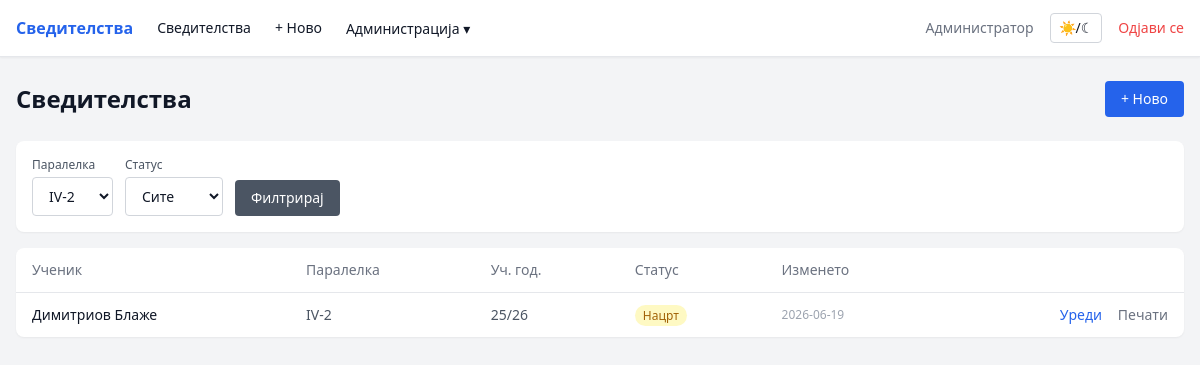
The app's page /certificates?class_id=44 (signed in) with its own data.
### tables this page shows
CREATE TABLE users (
            id INTEGER PRIMARY KEY AUTOINCREMENT,
            username TEXT UNIQUE NOT NULL,
            password_hash TEXT NOT NULL,
            role TEXT NOT NULL DEFAULT 'teacher',
            full_name TEXT
        );

CREATE TABLE certificates (
            id INTEGER PRIMARY KEY AUTOINCREMENT,
            student_id INTEGER,
            student_name TEXT,
            class_id INTEGER,
            school_year TEXT,
            attempt_number TEXT,
            class_year TEXT,
            main_book_number TEXT,
            subjects_grades TEXT DEFAULT '[]',
            behavior TEXT,
            absences_justified TEXT,
            absences_unjustified TEXT,
            completed_year TEXT,
            education_type TEXT,
            area TEXT,
            profile TEXT,
            overall_grade TEXT,
            place TEXT,
            cert_date TEXT,
            del_br TEXT,
            verification_act TEXT,
            verification_date TEXT,
            verification_issued_by TEXT,
            status TEXT NOT NULL DEFAULT 'draft',
            created_by INTEGER,
            created_at TIMESTAMP DEFAULT CURRENT_TIMESTAMP,
            updated_at TIMESTAMP DEFAULT CURRENT_TIMESTAMP, parent_name TEXT, birth_date TEXT, birth_place TEXT, birth_municipality TEXT, birth_country TEXT, citizenship TEXT, completed_year_top TEXT, main_book_year TEXT,
            FOREIGN KEY (student_id) REFERENCES students(id),
            FOREIGN KEY (class_id) REFERENCES classes(id),
            FOREIGN KEY (created_by) REFERENCES users(id)
        );

CREATE TABLE classes (
            id INTEGER PRIMARY KEY AUTOINCREMENT,
            name TEXT UNIQUE NOT NULL
        );

### app.py (the view)
@app.route('/certificates')
@login_required
def certificates_list():
    class_filter = request.args.get('class_id', '')
    status_filter = request.args.get('status', 'all')
    certs = db.get_certificates(
        current_user.id, current_user.role,
        class_filter or None, status_filter
    )
    classes = db.get_user_classes(current_user.id, current_user.role)
    return render_template('certificates_list.html',
        certificates=certs, classes=classes,
        class_filter=class_filter, status_filter=status_filter)

### app.py (called while the page is built)
@login_manager.user_loader
def load_user(user_id):
    return db.get_user_by_id(user_id)

### database.py (called while the page is built)
def get_db():
    conn = sqlite3.connect(DB_PATH)
    conn.row_factory = sqlite3.Row
    conn.execute('PRAGMA foreign_keys = ON')
    return conn

def get_user_by_id(user_id):
    conn = get_db()
    row = conn.execute('SELECT * FROM users WHERE id = ?', (user_id,)).fetchone()
    conn.close()
    return User(row['id'], row['username'], row['role'], row['full_name']) if row else None

def get_user_classes(user_id, role):
    conn = get_db()
    if role == 'admin':
        rows = conn.execute('SELECT * FROM classes ORDER BY name').fetchall()
    else:
        rows = conn.execute('''
            SELECT c.* FROM classes c
            JOIN user_classes uc ON c.id = uc.class_id
            WHERE uc.user_id = ? ORDER BY c.name
        ''', (user_id,)).fetchall()
    conn.close()
    return [dict(r) for r in rows]

def get_certificates(user_id, role, class_filter=None, status_filter='all'):
    conn = get_db()
    query = '''
        SELECT c.*, cl.name as class_name FROM certificates c
        LEFT JOIN classes cl ON c.class_id = cl.id WHERE 1=1
    '''
    params = []
    if role != 'admin':
        query += ' AND c.class_id IN (SELECT class_id FROM user_classes WHERE user_id = ?)'
        params.append(user_id)
    if class_filter:
        query += ' AND c.class_id = ?'
        params.append(class_filter)
    if status_filter != 'all':
        query += ' AND c.status = ?'
        params.append(status_filter)
    query += ' ORDER BY c.updated_at DESC'
    rows = conn.execute(query, params).fetchall()
    conn.close()
    result = []
    for row in rows:
        r = dict(row)
        r['subjects_grades'] = json.loads(r['subjects_grades'] or '[]')
        result.append(r)
    return result

### templates/certificates_list.html (shortened to what this page needs)
{% extends 'base.html' %}
{% block content %}
<div class="mb-6 flex items-center justify-between">
    <h1 class="text-2xl font-bold">Сведителства</h1>
    <a href="{{ url_for('certificate_new') }}"
        class="px-4 py-2 bg-blue-600 hover:bg-blue-700 text-white rounded text-sm font-medium transition">
        + Ново
    </a>
</div>
<form method="GET" class="bg-white dark:bg-gray-800 rounded-lg shadow-sm p-4 mb-4 flex flex-wrap gap-3 items-end">
    <div>
        <label class="block text-xs font-medium mb-1 text-gray-600 dark:text-gray-400">Паралелка</label>
        <select name="class_id" class="px-3 py-2 rounded border border-gray-300 dark:border-gray-600 bg-white dark:bg-gray-700 text-sm">
            {% for c in classes %}
            <option value="{{ c.id }}" {% if class_filter == c.id|string %}selected{% endif %}>{{ c.name }}</option>
            {% endfor %}
        </select>
    </div>
    <div>
        <label class="block text-xs font-medium mb-1 text-gray-600 dark:text-gray-400">Статус</label>
        <select name="status" class="px-3 py-2 rounded border border-gray-300 dark:border-gray-600 bg-white dark:bg-gray-700 text-sm">
            <option value="all" {% if status_filter == 'all' %}selected{% endif %}>Сите</option>
        </select>
    </div>
    <button type="submit" class="px-4 py-2 bg-gray-600 hover:bg-gray-700 text-white rounded text-sm">Филтрирај</button>
</form>
<div class="bg-white dark:bg-gray-800 rounded-lg shadow-sm">
    {% if certificates %}
    <table class="w-full text-sm">
        <thead class="border-b border-gray-200 dark:border-gray-700">
            <tr class="text-left text-gray-500 dark:text-gray-400">
                <th class="px-4 py-3 font-medium">Ученик</th>
                <th class="px-4 py-3 font-medium">Паралелка</th>
                <th class="px-4 py-3 font-medium">Уч. год.</th>
                <th class="px-4 py-3 font-medium">Статус</th>
                <th class="px-4 py-3 font-medium">Изменето</th>
                <th class="px-4 py-3"></th>
            </tr>
        </thead>
        <tbody class="divide-y divide-gray-100 dark:divide-gray-700">
            {% for cert in certificates %}
            <tr class="hover:bg-gray-50 dark:hover:bg-gray-750">
                <td class="px-4 py-3 font-medium">{{ cert.student_name or '—' }}</td>
                <td class="px-4 py-3 text-gray-600 dark:text-gray-400">{{ cert.class_name or '—' }}</td>
                <td class="px-4 py-3 text-gray-600 dark:text-gray-400">{{ cert.school_year or '—' }}</td>
                <td class="px-4 py-3">
                    <span class="px-2 py-0.5 rounded-full text-xs
                        {% if cert.status == 'ready' %}bg-green-100 text-green-700 dark:bg-green-900 dark:text-green-300
                        {% else %}bg-yellow-100 text-yellow-700 dark:bg-yellow-900 dark:text-yellow-300{% endif %}">
                        {{ 'Готово' if cert.status == 'ready' else 'Нацрт' }}
                    </span>
                </td>
                <td class="px-4 py-3 text-gray-400 text-xs">{{ cert.updated_at[:10] if cert.updated_at else '' }}</td>
                <td class="px-4 py-3 text-right space-x-3">
                    <a href="{{ url_for('certificate_edit', cert_id=cert.id) }}" class="text-blue-600 dark:text-blue-400 hover:underline">Уреди</a>
                    <a href="{{ url_for('certificate_print', cert_id=cert.id) }}" class="text-gray-500 hover:text-gray-700 dark:hover:text-gray-300" target="_blank">Печати</a>
                </td>
            </tr>
            {% endfor %}
        </tbody>
    </table>
    {% else %}
    <div class="px-6 py-10 text-center text-gray-400">Нема пронајдени сведителства.</div>
    {% endif %}
</div>
{% endblock %}

### templates/base.html (shortened to what this page needs)
<!DOCTYPE html>
<html lang="mk" class="">
<head>
    <script src="https://cdn.tailwindcss.com"></script>
</head>
<body class="bg-gray-100 dark:bg-gray-900 text-gray-900 dark:text-gray-100 min-h-screen">
    {% if current_user.is_authenticated %}
    <nav class="bg-white dark:bg-gray-800 shadow-sm border-b border-gray-200 dark:border-gray-700">
        <div class="max-w-7xl mx-auto px-4 flex items-center justify-between h-14">
            <div class="flex items-center gap-6">
                <a href="{{ url_for('dashboard') }}" class="font-semibold text-blue-600 dark:text-blue-400">Сведителства</a>
                <a href="{{ url_for('certificates_list') }}" class="text-sm hover:text-blue-600 dark:hover:text-blue-400">Сведителства</a>
                <a href="{{ url_for('certificate_new') }}" class="text-sm hover:text-blue-600 dark:hover:text-blue-400">+ Ново</a>
                {% if current_user.role == 'admin' %}
                <div class="relative group">
                    <button class="text-sm hover:text-blue-600 dark:hover:text-blue-400">Администрација ▾</button>
                </div>
                {% endif %}
            </div>
            <div class="flex items-center gap-4">
                <span class="text-sm text-gray-500 dark:text-gray-400">{{ current_user.full_name or current_user.username }}</span>
                <button onclick="toggleTheme()" class="text-sm px-2 py-1 rounded border border-gray-300 dark:border-gray-600 hover:bg-gray-100 dark:hover:bg-gray-700" title="Смени тема">☀/☾</button>
                <a href="{{ url_for('logout') }}" class="text-sm text-red-500 hover:text-red-700">Одјави се</a>
            </div>
        </div>
    </nav>
    {% endif %}
    <main class="max-w-7xl mx-auto px-4 py-6">
        {% block content %}{% endblock %}
    </main>
</body>
</html>

### records on screen
users: full_name "Администратор"
certificates: student_name "Димитриов Блаже", name "IV-2", school_year "25/26", status "Нацрт", updated_at "2026-06-19"

### other values on screen
form field class_id "IV-2"
